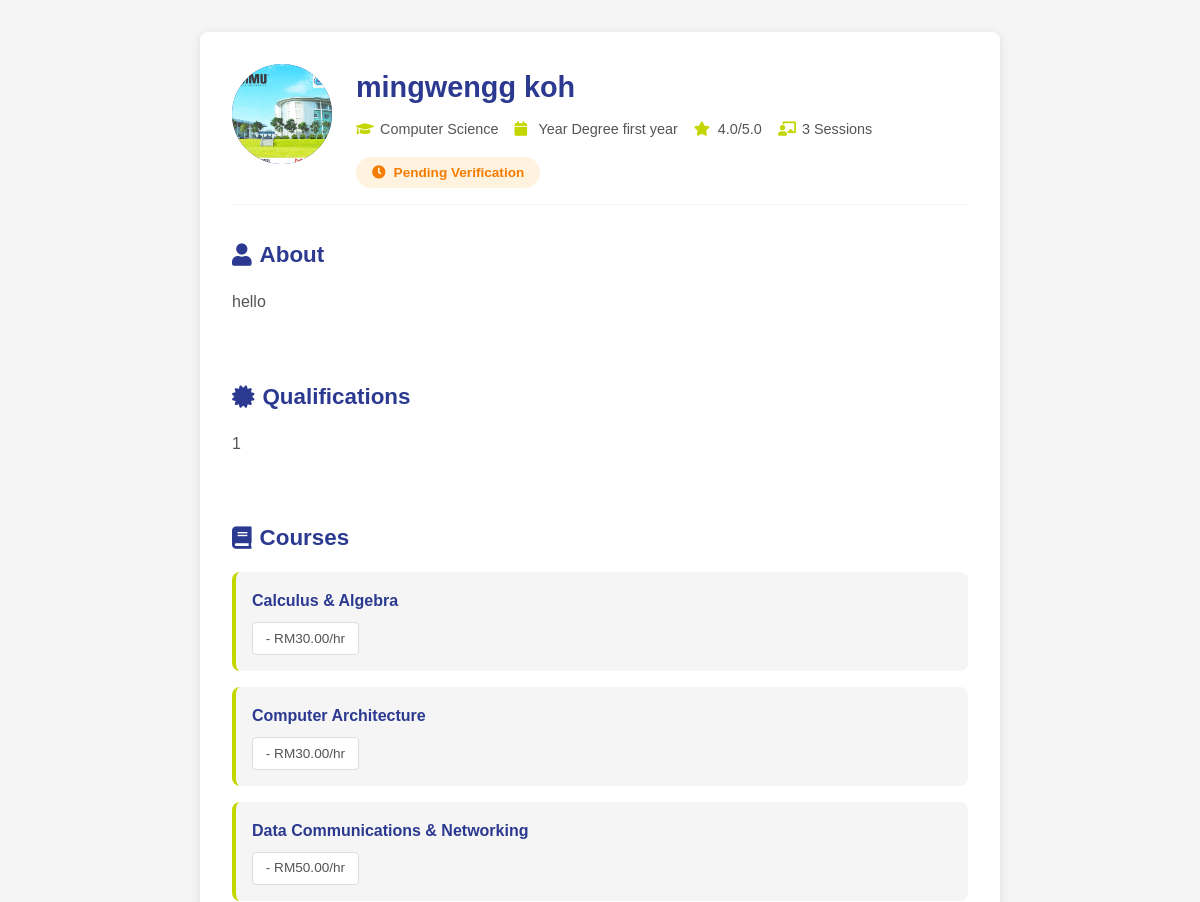
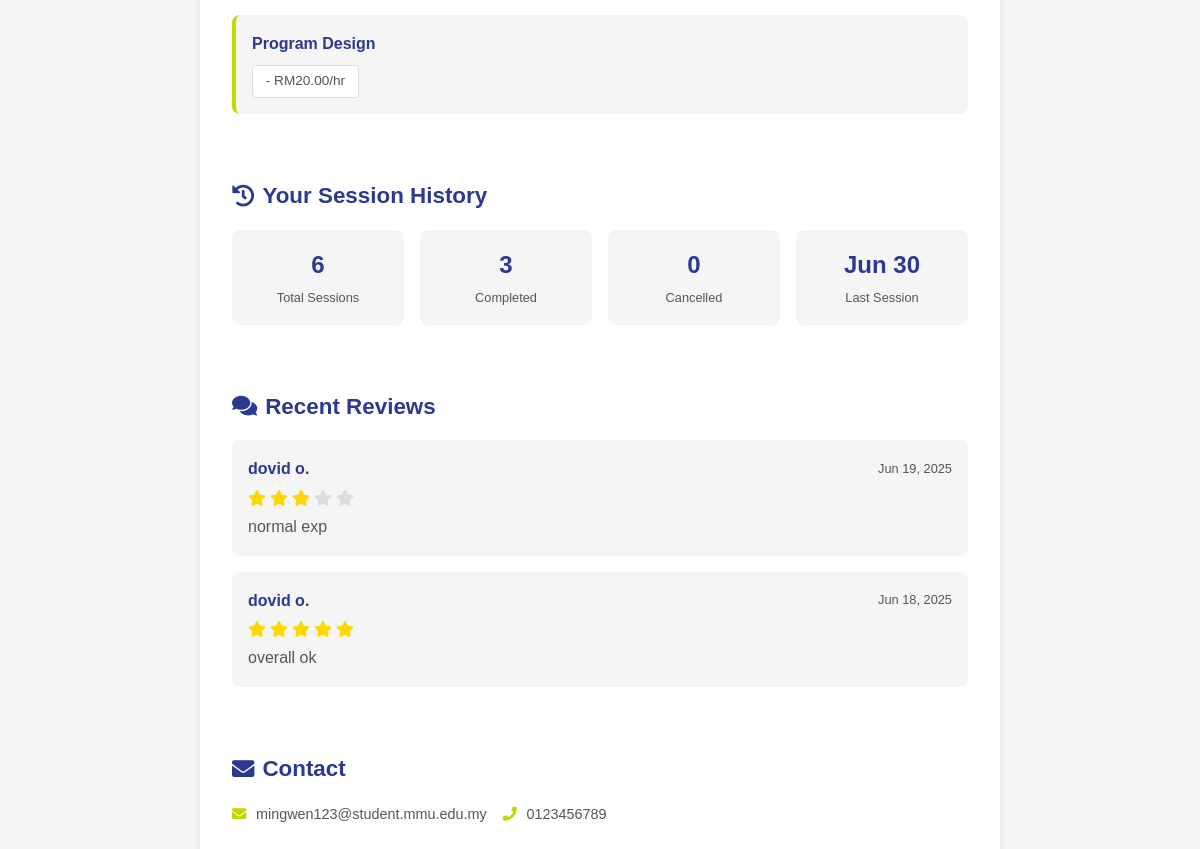
The app's page /get_tutor_details.php?id=16 (signed in) with its own data (2 pictures, top to bottom).
### tables this page shows
CREATE TABLE `tutorprofile` (
  `user_id` int(11) NOT NULL,
  `major` varchar(100) DEFAULT NULL,
  `year` varchar(50) DEFAULT NULL,
  `bio` text DEFAULT NULL,
  `qualifications` text DEFAULT NULL,
  `is_verified` tinyint(1) DEFAULT 0,
  `rating` decimal(3,2) DEFAULT 0.00,
  `total_sessions` int(11) DEFAULT 0,
  `program` varchar(255) DEFAULT NULL,
  `status` varchar(50) DEFAULT NULL
);

CREATE TABLE `user` (
  `user_id` int(11) NOT NULL,
  `username` varchar(50) NOT NULL,
  `password` varchar(255) DEFAULT NULL,
  `email` varchar(100) NOT NULL,
  `role` enum('student','tutor','admin') NOT NULL,
  `first_name` varchar(50) NOT NULL,
  `last_name` varchar(50) NOT NULL,
  `phone` varchar(20) DEFAULT NULL,
  `profile_image` varchar(255) DEFAULT NULL,
  `is_active` tinyint(1) DEFAULT 1,
  `created_at` timestamp NOT NULL DEFAULT current_timestamp(),
  `last_login` datetime DEFAULT NULL,
  `reset_token_hash` varchar(64) DEFAULT NULL,
  `reset_token_expires_at` datetime DEFAULT NULL
);

CREATE TABLE `tutorsubject` (
  `id` int(11) NOT NULL,
  `tutor_id` int(11) NOT NULL,
  `course_id` int(11) DEFAULT NULL,
  `hourly_rate` decimal(10,2) NOT NULL DEFAULT 0.00
);

CREATE TABLE `course` (
  `id` int(11) NOT NULL,
  `course_name` varchar(100) NOT NULL,
  `details` text DEFAULT NULL,
  `status` enum('active','inactive') DEFAULT 'active',
  `created_at` timestamp NOT NULL DEFAULT current_timestamp(),
  `updated_at` timestamp NOT NULL DEFAULT current_timestamp() ON UPDATE current_timestamp()
);

CREATE TABLE `review` (
  `review_id` int(11) NOT NULL,
  `session_id` int(11) NOT NULL,
  `student_id` int(11) NOT NULL,
  `tutor_id` int(11) NOT NULL,
  `rating` int(11) NOT NULL,
  `comment` text DEFAULT NULL,
  `is_approved` tinyint(1) DEFAULT 0,
  `approved_by` int(11) DEFAULT NULL,
  `created_at` timestamp NOT NULL DEFAULT current_timestamp()
);

### get_tutor_details.php (the view, shortened to what this page needs)
<?php
require_once 'db_connection.php';
$tutor_id = isset($_GET['id']) ? (int)$_GET['id'] : 0;
try {
    $stmt = $conn->prepare("
        SELECT u.user_id, u.first_name, u.last_name, u.email, u.phone, u.profile_image,
               tp.major, tp.year, tp.bio, tp.qualifications, tp.is_verified, tp.rating, tp.total_sessions
        FROM user u
        LEFT JOIN tutorprofile tp ON u.user_id = tp.user_id
        WHERE u.user_id = ? AND u.role = 'tutor'
    ");
    $stmt->bind_param("i", $tutor_id);
    $stmt->execute();
    $result = $stmt->get_result();
    $tutor = $result->fetch_assoc();
    $stmt = $conn->prepare("
        SELECT c.course_name, ts.hourly_rate
        FROM tutorsubject ts
        LEFT JOIN course c ON ts.course_id = c.id
        WHERE ts.tutor_id = ?
        ORDER BY c.course_name
    ");
    $stmt->bind_param("i", $tutor_id);
    $stmt->execute();
    $result = $stmt->get_result();
    $courses = $result->fetch_all(MYSQLI_ASSOC);
    $stmt = $conn->prepare("
        SELECT r.rating, r.comment, r.created_at,
               u.first_name, u.last_name
        FROM review r
        JOIN user u ON r.student_id = u.user_id
        WHERE r.tutor_id = ? AND r.is_approved = 1
        ORDER BY r.created_at DESC
        LIMIT 5
    ");
    $stmt->bind_param("i", $tutor_id);
    $stmt->execute();
    $result = $stmt->get_result();
    $reviews = $result->fetch_all(MYSQLI_ASSOC);
    $stmt = $conn->prepare("
        SELECT
            COUNT(*) as total_sessions,
            SUM(CASE WHEN status = 'completed' THEN 1 ELSE 0 END) as completed_sessions,
            SUM(CASE WHEN status = 'cancelled' THEN 1 ELSE 0 END) as cancelled_sessions,
            MAX(start_datetime) as last_session_date
        FROM session
        WHERE tutor_id = ? AND student_id = ?
    ");
    $stmt->bind_param("ii", $tutor_id, $_SESSION['user_id']);
    $stmt->execute();
    $result = $stmt->get_result();
    $session_stats = $result->fetch_assoc();
} catch (Exception $e) {
    error_log("Error in get_tutor_details.php: " . $e->getMessage());
    echo '<!DOCTYPE html><html><body><div class="error-message">Error loading tutor details: ' . htmlspecialchars($e->getMessage()) . '</div></body></html>';
    exit();
}
?>
<!DOCTYPE html>
<html lang="en">
<head>
    <link rel="stylesheet" href="https://cdnjs.cloudflare.com/ajax/libs/font-awesome/5.15.4/css/all.min.css">
</head>
<body>
    <div class="container">
        <div class="tutor-profile">
            <div class="tutor-header">
                <div class="tutor-avatar-large">
                    <?php if ($tutor['profile_image']): ?>
                        <img src="<?php echo htmlspecialchars($tutor['profile_image']); ?>"
                             alt="<?php echo htmlspecialchars($tutor['first_name']); ?>">
                    <?php else: ?>
                        <?php echo strtoupper(substr($tutor['first_name'], 0, 1)); ?>
                    <?php endif; ?>
                </div>
                <div class="tutor-info">
                    <h2><?php echo htmlspecialchars($tutor['first_name'] . ' ' . $tutor['last_name']); ?></h2>
                    <div class="tutor-meta">
                        <?php if ($tutor['major']): ?>
                            <div class="meta-item">
                                <i class="fas fa-graduation-cap"></i>
                                <span><?php echo htmlspecialchars($tutor['major']); ?></span>
                            </div>
                        <?php endif; ?>
                        <?php if ($tutor['year']): ?>
                            <div class="meta-item">
                                <i class="fas fa-calendar"></i>
                                <span>Year <?php echo htmlspecialchars($tutor['year']); ?></span>
                            </div>
                        <?php endif; ?>
                        <?php if ($tutor['rating']): ?>
                            <div class="meta-item">
                                <i class="fas fa-star"></i>
                                <span><?php echo number_format($tutor['rating'], 1); ?>/5.0</span>
                            </div>
                        <?php endif; ?>
                        <?php if ($tutor['total_sessions']): ?>
                            <div class="meta-item">
                                <i class="fas fa-chalkboard-teacher"></i>
                                <span><?php echo $tutor['total_sessions']; ?> Sessions</span>
                            </div>
                        <?php endif; ?>
                    </div>
                    <div class="verification-badge <?php echo $tutor['is_verified'] ? 'verified' : 'unverified'; ?>">
                        <i class="fas <?php echo $tutor['is_verified'] ? 'fa-check-circle' : 'fa-clock'; ?>"></i>
                        <?php echo $tutor['is_verified'] ? 'Verified Tutor' : 'Pending Verification'; ?>
                    </div>
                </div>
            </div>
            <?php if ($tutor['bio']): ?>
                <div class="section">
                    <h3><i class="fas fa-user"></i> About</h3>
                    <p><?php echo nl2br(htmlspecialchars($tutor['bio'])); ?></p>
                </div>
            <?php endif; ?>
            <?php if ($tutor['qualifications']): ?>
                <div class="section">
                    <h3><i class="fas fa-certificate"></i> Qualifications</h3>
                    <p><?php echo nl2br(htmlspecialchars($tutor['qualifications'])); ?></p>
                </div>
            <?php endif; ?>
            <?php if (!empty($courses)): ?>
                <div class="section">
                    <h3><i class="fas fa-book"></i> Courses</h3>
                    <div class="courses-grid">
                        <?php foreach ($courses as $course): ?>
                            <div class="course-item">
                                <div class="course-name">
                                    <?php echo htmlspecialchars($course['course_name'] ?: 'Unnamed Course'); ?>
                                </div>
                                <div class="course-tag">
                                    <?php if ($course['hourly_rate']): ?>
                                        - RM<?php echo number_format($course['hourly_rate'], 2); ?>/hr
                                    <?php endif; ?>
                                </div>
                            </div>
                        <?php endforeach; ?>
                    </div>
                </div>
            <?php endif; ?>
            <?php if ($session_stats['total_sessions'] > 0): ?>
                <div class="section">
                    <h3><i class="fas fa-history"></i> Your Session History</h3>
                    <div class="stats-grid">
                        <div class="stat-item">
                            <span class="stat-number"><?php echo $session_stats['total_sessions']; ?></span>
                            <div class="stat-label">Total Sessions</div>
                        </div>
                        <div class="stat-item">
                            <span class="stat-number"><?php echo $session_stats['completed_sessions']; ?></span>
                            <div class="stat-label">Completed</div>
                        </div>
                        <div class="stat-item">
                            <span class="stat-number"><?php echo $session_stats['cancelled_sessions']; ?></span>
                            <div class="stat-label">Cancelled</div>
                        </div>
                        <?php if ($session_stats['last_session_date']): ?>
                            <div class="stat-item">
                                <span class="stat-number"><?php echo date('M j', strtotime($session_stats['last_session_date'])); ?></span>
                                <div class="stat-label">Last Session</div>
                            </div>
                        <?php endif; ?>
                    </div>
                </div>
            <?php endif; ?>
            <?php if (!empty($reviews)): ?>
                <div class="section">
                    <h3><i class="fas fa-comments"></i> Recent Reviews</h3>
                    <div class="reviews-list">
                        <?php foreach ($reviews as $review): ?>
                            <div class="review-item">
                                <div class="review-header">
                                    <span class="reviewer-name">
                                        <?php echo htmlspecialchars($review['first_name'] . ' ' . substr($review['last_name'], 0, 1) . '.'); ?>
                                    </span>
                                    <span class="review-date">
                                        <?php echo date('M j, Y', strtotime($review['created_at'])); ?>
                                    </span>
                                </div>
                                <div class="review-rating">
                                    <?php for ($i = 1; $i <= 5; $i++): ?>
                                        <i class="fas fa-star <?php echo $i <= $review['rating'] ? 'review-star' : 'review-star empty'; ?>"></i>
                                    <?php endfor; ?>
                                </div>
                                <?php if ($review['comment']): ?>
                                    <p><?php echo htmlspecialchars($review['comment']); ?></p>
                                <?php endif; ?>
                            </div>
                        <?php endforeach; ?>
                    </div>
                </div>
            <?php endif; ?>
            <div class="section">
                <h3><i class="fas fa-envelope"></i> Contact</h3>
                <div class="tutor-meta">
                    <div class="meta-item">
                        <i class="fas fa-envelope"></i>
                        <span><?php echo htmlspecialchars($tutor['email']); ?></span>
                    </div>
                    <?php if ($tutor['phone']): ?>
                        <div class="meta-item">
                            <i class="fas fa-phone"></i>
                            <span><?php echo htmlspecialchars($tutor['phone']); ?></span>
                        </div>
                    <?php endif; ?>
                </div>
            </div>
        </div>
    </div>
</body>
</html>

### get_tutor_details.php (style rules this page uses)
:root { --primary: #2B3990; --secondary: #C4D600; --light: #F5F5F5; --dark-gray: #555; --danger: #dc3545; --success: #28a745; }
* { box-sizing: border-box; margin: 0; padding: 0; }
body { font-family: 'Arial', sans-serif; background-color: var(--light); color: var(--dark-gray); line-height: 1.6; padding: 2rem; }
.container { max-width: 800px; margin: 0 auto; background: white; padding: 2rem; border-radius: 8px; box-shadow: 0 2px 10px rgba(0, 0, 0, 0.1); }
.tutor-profile { display: flex; flex-direction: column; gap: 2rem; }
.tutor-header { display: flex; gap: 1.5rem; align-items: flex-start; padding-bottom: 1rem; border-bottom: 1px solid var(--light); }
.tutor-avatar-large { width: 100px; height: 100px; border-radius: 50%; background: var(--primary); display: flex; align-items: center; justify-content: center; color: white; font-size: 2rem; font-weight: bold; overflow: hidden; flex-shrink: 0; }
.tutor-avatar-large img { width: 100%; height: 100%; object-fit: cover; }
.tutor-info h2 { color: var(--primary); margin-bottom: 0.5rem; font-size: 1.8rem; }
.tutor-meta { display: flex; flex-wrap: wrap; gap: 1rem; margin-bottom: 1rem; }
.meta-item { display: flex; align-items: center; gap: 0.5rem; font-size: 0.9rem; color: var(--dark-gray); }
.meta-item i { color: var(--secondary); width: 16px; }
.verification-badge { display: inline-flex; align-items: center; gap: 0.5rem; padding: 0.3rem 1rem; border-radius: 20px; font-size: 0.85rem; font-weight: bold; }
.unverified { background: #fff3e0; color: #f57c00; }
.section { margin-bottom: 2rem; }
.section h3 { color: var(--primary); margin-bottom: 1rem; font-size: 1.4rem; display: flex; align-items: center; gap: 0.5rem; }
.courses-grid { display: grid; gap: 1rem; }
.course-item { background: var(--light); padding: 1rem; border-radius: 8px; border-left: 4px solid var(--secondary); }
.course-name { font-weight: bold; color: var(--primary); margin-bottom: 0.5rem; }
.course-tag { background: white; padding: 0.3rem 0.8rem; border-radius: 4px; font-size: 0.85rem; color: var(--dark-gray); border: 1px solid #ddd; display: inline-block; }
.reviews-list { display: grid; gap: 1rem; }
.review-item { background: var(--light); padding: 1rem; border-radius: 8px; }
.review-header { display: flex; justify-content: space-between; align-items: center; margin-bottom: 0.5rem; }
.reviewer-name { font-weight: bold; color: var(--primary); }
.review-date { color: var(--dark-gray); font-size: 0.8rem; }
.review-rating { display: flex; gap: 0.25rem; margin-bottom: 0.5rem; }
.review-star { color: #ffd700; }
.review-star.empty { color: #ddd; }
.stats-grid { display: grid; grid-template-columns: repeat(auto-fit, minmax(120px, 1fr)); gap: 1rem; }
.stat-item { text-align: center; background: var(--light); padding: 1rem; border-radius: 8px; }
.stat-number { font-size: 1.5rem; font-weight: bold; color: var(--primary); display: block; }
.stat-label { font-size: 0.8rem; color: var(--dark-gray); margin-top: 0.25rem; }

### records on screen
tutorprofile: user_id.profile_image (picture), user_id.last_name "mingwengg koh", major "Computer Science", year "Degree first year", rating "4.0", total_sessions "3", bio "hello", qualifications "1", user_id.email "mingwen123@student.mmu.edu.my", user_id.phone "0123456789"
tutorsubject: course.course_name "Calculus & Algebra", hourly_rate "30.00"
tutorsubject: course.course_name "Computer Architecture", hourly_rate "30.00"
tutorsubject: course.course_name "Data Communications & Networking", hourly_rate "50.00"
tutorsubject: course.course_name "Program Design", hourly_rate "20.00"
review: student.last_name "dovid o.", created_at "Jun 19, 2025", rating 3 (drawn), comment "normal exp"
review: student.last_name "dovid o.", created_at "Jun 18, 2025", rating 5 (drawn), comment "overall ok"

### other values on screen
$session_stats['total_sessions'] "6"
$session_stats['completed_sessions'] "3"
$session_stats['cancelled_sessions'] "0"
date('M j', strtotime($session_stats['last_session_date'])) "Jun 30"
